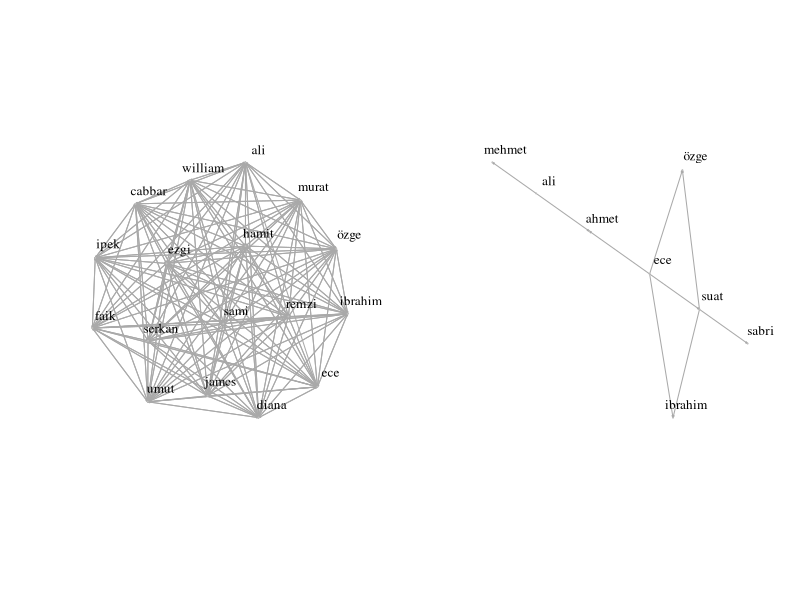

Source code (R):
## ---- chunk 1
knitr::opts_chunk$set(
	echo = TRUE,
	message = FALSE,
	warning = FALSE
)
## ---- chunk 2
#define function
draw_my_graph<-function(graph_object){
  layout <- layout.fruchterman.reingold(graph_object)
  # Plotting with configuration
  plot(graph_object,
     edge.arrow.size=.1, 
     vertex.color="gold", 
     vertex.size=.2,
     vertex.frame.color="gray", 
     vertex.label.color="black", 
     vertex.label.cex=0.8, 
     vertex.label.dist=2, 
     edge.curved=0,
     layout=layout)
}
## ---- chunk 3
library(igraph)
library(readr)
network1 <- readr::read_csv("../data/01.csv")
network2 <- readr::read_csv("../data/02.csv")
g1 <- graph_from_data_frame(network1)
g2 <- graph_from_data_frame(network2)

# Plotting with configuration
par(mfrow=c(1,2)) # two graph in the same plot
draw_my_graph(g1)
draw_my_graph(g2)
## ---- chunk 4
edge_density(g1)
edge_density(g2)
